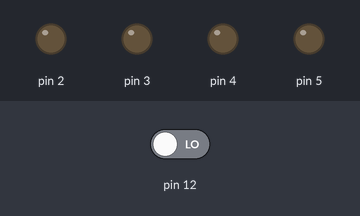
Bench run of a sketch on a simulated Arduino Uno, built with avr-gcc and run on an emulated ATmega328P. Shown: output pins drawn as LEDs (lit = HIGH). Dashed ring = blinking. The inputs (shaded band) are chosen by the test bench; at power-on: pin 12 LOW. Random numbers use the default seed unless the sketch sets one.

Above: at 1.2 s.
1.3 s: pin 12 driven HIGH
At 2.1 s:
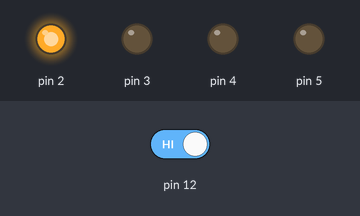
At 3.9 s:
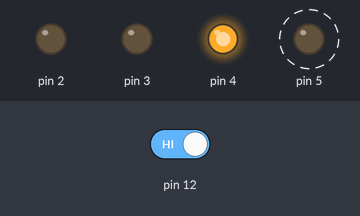
4.3 s: pin 12 driven LOW
Timing chart, 0 to 7.3 s (numbered marks = the images above; inputs shaded):
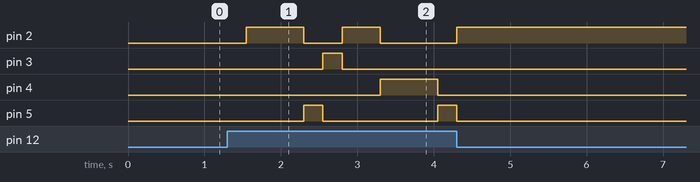

The sketch:

switch-case-random-led-button.ino
```cpp
int i = 1;
void setup() {
  pinMode(12,INPUT);
  pinMode(2,OUTPUT);
  pinMode(3,OUTPUT);
  pinMode(4,OUTPUT);
  pinMode(5,OUTPUT);
  randomSeed(analogRead(A0));
}

void loop() {
  if(digitalRead(12)){
    i = random(1,6);
    delay(250);

    switch (i){
      case 1:
      digitalWrite(2,HIGH);
      digitalWrite(3,LOW);
      digitalWrite(4,LOW);
      digitalWrite(5,LOW);
      break;

      case 2:
      digitalWrite(2,LOW);
      digitalWrite(3,HIGH);
      digitalWrite(4,LOW);
      digitalWrite(5,LOW);
      break;

      case 3:
      digitalWrite(2,LOW);
      digitalWrite(3,LOW);
      digitalWrite(4,HIGH);
      digitalWrite(5,LOW);
      break;

      case 4:
      digitalWrite(2,LOW);
      digitalWrite(3,LOW);
      digitalWrite(4,LOW);
      digitalWrite(5,HIGH);
      break;

      default:
      i = 1;
      digitalWrite(2,HIGH);
      digitalWrite(3,LOW);
      digitalWrite(4,LOW);
      digitalWrite(5,LOW);
      break;
    }
  }
}
```

Measured:
- after the input at 1.3 s, pin 2: LOW → HIGH after 0.25 s, → LOW 0.75 s later, → HIGH 0.50 s later, → LOW 0.50 s later; pin 3: LOW → HIGH after 1.3 s, → LOW 0.25 s later; pin 4: LOW → HIGH after 2.0 s, → LOW 0.75 s later; pin 5: LOW → HIGH after 1.0 s, → LOW 0.25 s later, → HIGH 1.5 s later
